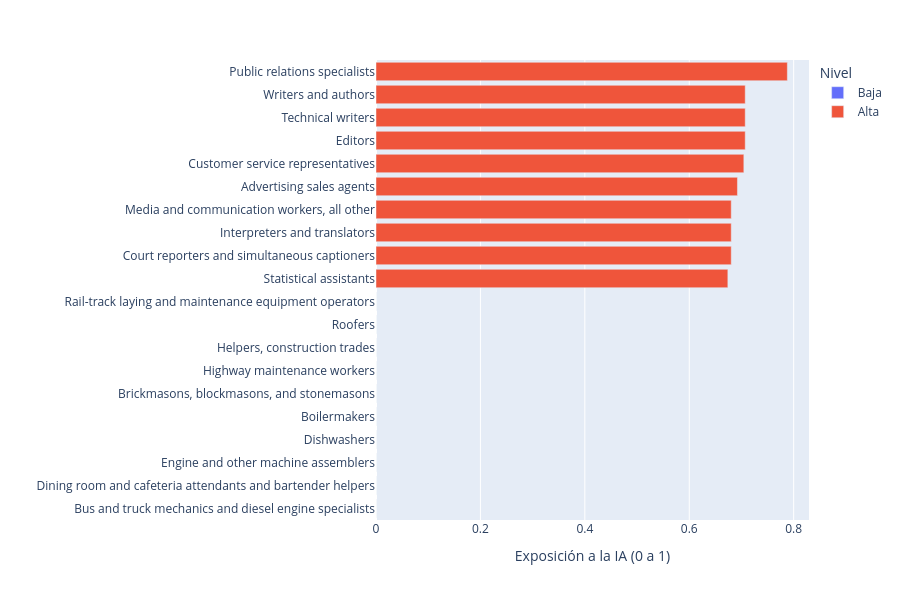

Notebook code cell kept with this figure:
### Code cell
px.bar(
    pd.concat([
        expo_ocupacion.nlargest(10, "exposicion_humanos_intermedia"),
        expo_ocupacion.nsmallest(10, "exposicion_humanos_intermedia"),
    ]).sort_values("exposicion_humanos_intermedia"),
    x="exposicion_humanos_intermedia", y="ocupacion_censo",
    color="nivel_exposicion", orientation="h",
    hover_data=["empleo_total_ocupacion"],
    labels={"exposicion_humanos_intermedia": "Exposición a la IA (0 a 1)",
            "ocupacion_censo": "", "nivel_exposicion": "Nivel"},
    height=600,
)

### Figure 1 — Plotly figure (JSON) as saved in the notebook; plotly's stock layout.template omitted (floating-point values rounded to 4 significant figures)
{"data": [{"customdata": [[290000.0], [542800.0], [34000.0], [477400.0], [10190.0], [60370.0], [155000.0], [182100.0], [135500.0], [19580.0]], "hovertemplate": "Nivel=Baja<br>Exposición a la IA (0 a 1)=%{x}<br>=%{y}<br>empleo_total_ocupacion=%{customdata[0]}<extra></extra>", "legendgroup": "Baja", "marker": {"color": "#636efa", "pattern": {"shape": ""}}, "name": "Baja", "orientation": "h", "showlegend": true, "textposition": "auto", "type": "bar", "x": [0.0, 0.0, 0.0, 0.0, 0.0, 0.0, 0.0, 0.0, 0.0, 0.0], "xaxis": "x", "y": ["Bus and truck mechanics and diesel engine specialists", "Dining room and cafeteria attendants and bartender helpers", "Engine and other machine assemblers", "Dishwashers", "Boilermakers", "Brickmasons, blockmasons, and stonemasons", "Highway maintenance workers", "Helpers, construction trades", "Roofers", "Rail-track laying and maintenance equipment operators"], "yaxis": "y"}, {"customdata": [[4710.0], [12870.0], [52060.0], [19590.0], [91700.0], [2596000.0], [91690.0], [45500.0], [47940.0], [283400.0]], "hovertemplate": "Nivel=Alta<br>Exposición a la IA (0 a 1)=%{x}<br>=%{y}<br>empleo_total_ocupacion=%{customdata[0]}<extra></extra>", "legendgroup": "Alta", "marker": {"color": "#EF553B", "pattern": {"shape": ""}}, "name": "Alta", "orientation": "h", "showlegend": true, "textposition": "auto", "type": "bar", "x": [0.6739, 0.6804, 0.6804, 0.6804, 0.6923, 0.7045, 0.7072, 0.7072, 0.7072, 0.7879], "xaxis": "x", "y": ["Statistical assistants", "Court reporters and simultaneous captioners", "Interpreters and translators", "Media and communication workers, all other", "Advertising sales agents", "Customer service representatives", "Editors", "Technical writers", "Writers and authors", "Public relations specialists"], "yaxis": "y"}], "layout": {"barmode": "relative", "height": 600, "legend": {"title": {"text": "Nivel"}, "tracegroupgap": 0}, "margin": {"t": 60}, "xaxis": {"anchor": "y", "domain": [0, 1], "title": {"text": "Exposición a la IA (0 a 1)"}}, "yaxis": {"anchor": "x", "domain": [0, 1], "title": {"text": ""}}}}
